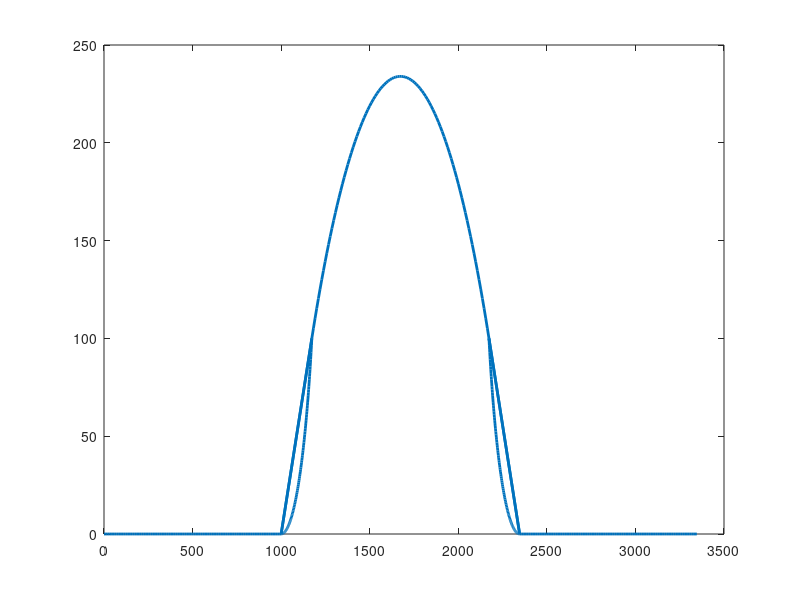

The MATLAB source for this figure:
time = (0:0.5:50)'; 

% Parameters
arc_radius = 1000;       % Radius of main semicircular arc
straight_length = 1200;  % Length of straight segments on each side
transition_radius = 200; % Radius for transition arcs
points_per_segment = 100; % Points per segment for smoothness

% 1. First straight segment (shifted in x)
x1_start = -straight_length - arc_radius + 1000 + 1200;
x1_end = -arc_radius - transition_radius + 1000 + 1200;
x1 = linspace(x1_start, x1_end, points_per_segment)';
y1 = zeros(points_per_segment, 1);

% 2. First transition arc (mirrored horizontally, shifted)
theta1 = linspace(pi/6, pi/2, points_per_segment)';
x2 = -(arc_radius - transition_radius * cos(theta1)) - 200 + 1000 + 1200;
y2 = -transition_radius * sin(theta1) + 200;

% 3. Main semicircular arc (shifted and adjusted)
theta2 = linspace(2*pi/3, pi/3, points_per_segment)';
x3 = arc_radius * cos(theta2) + 1000 - 26.7949 + 700;
y3 = arc_radius * sin(theta2) + 200 - 800 - 166.025;

% 4. Second transition arc (mirrored horizontally, shifted)
theta3 = linspace(pi/2, pi/6, points_per_segment)';
x4 = arc_radius + transition_radius * (-cos(theta3)) + 200 - 53.5898 + 500 + 700;
y4 = -transition_radius * sin(theta3) + 200;

% 5. Second straight segment (shifted)
x5_start = arc_radius + transition_radius - 53.5898 + 500 + 700;
x5_end = arc_radius + straight_length - 53.5898 + 500 + 700;
x5 = linspace(x5_start, x5_end, points_per_segment)';
y5 = zeros(points_per_segment, 1);

% Concatenate all segments
pos_x = [x1; x2; x3; x4; x5];
pos_y = [y1; y2; y3; y4; y5];

% Assuming constant altitude (z)
altitude = -1000; % NED altitude (negative down)
pos_z = altitude * ones(size(pos_x));

% Combine into position matrix [x, y, z]
pos = [pos_x, pos_y, pos_z];

% Visualization
figure;
plot(pos(:,1), pos(:,2), 'LineWidth', 2);
